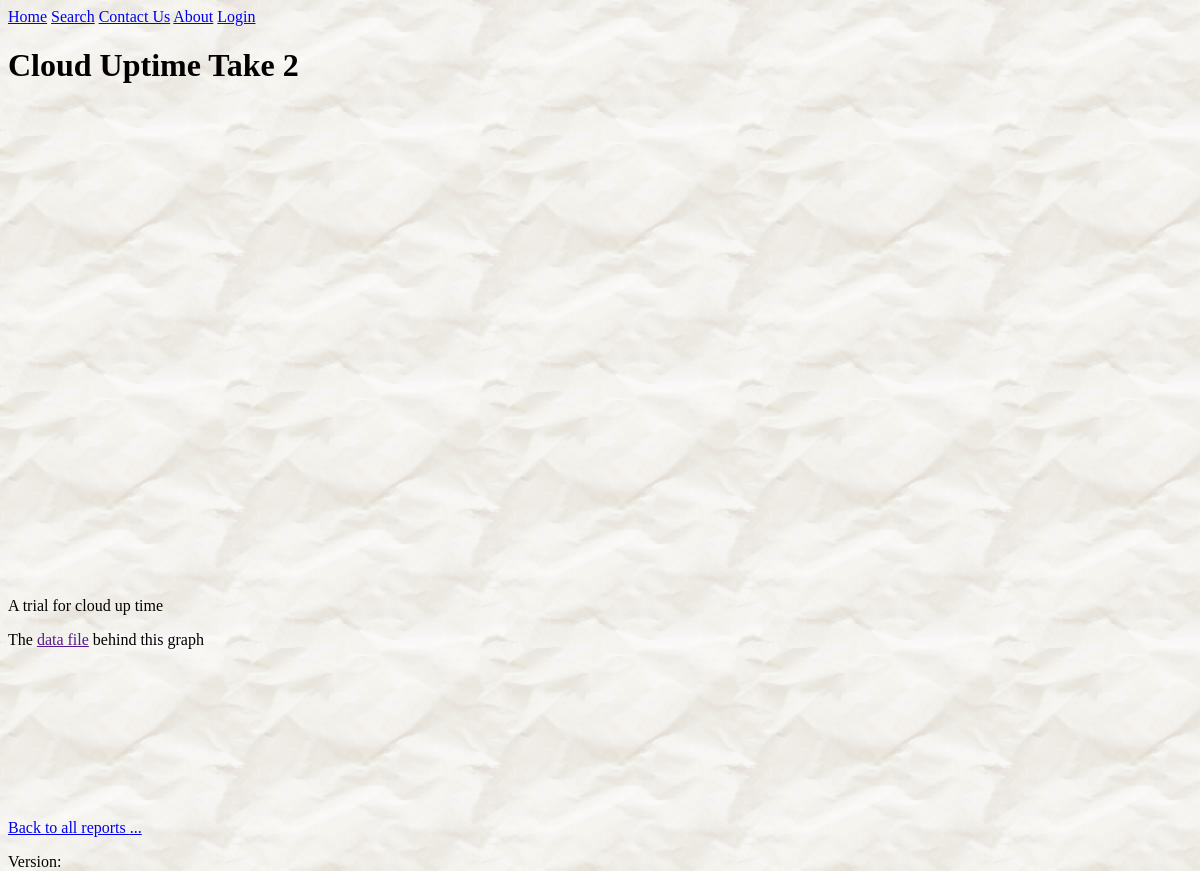
/reports/18/?set=, run on an earlier commit of the app's database.
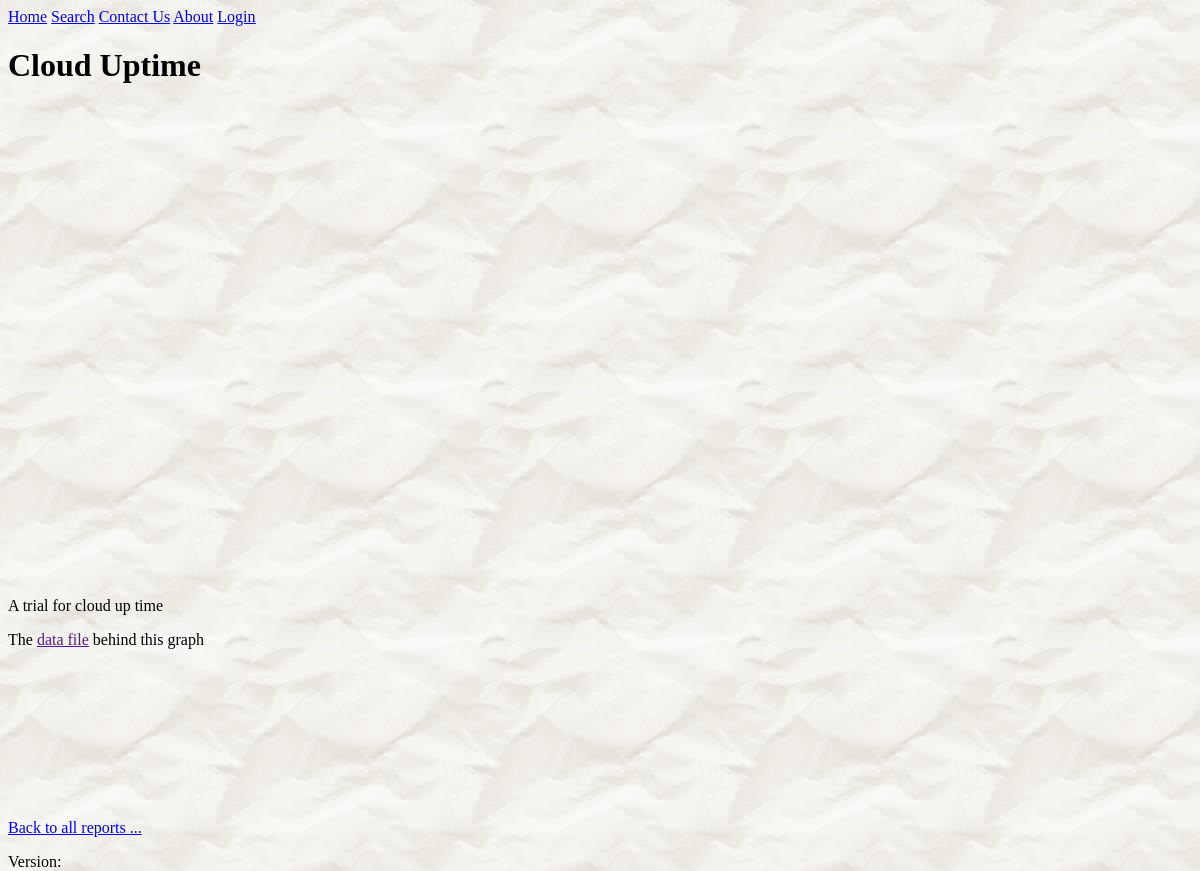
And on a later commit of the database.
### reports/models.py (models this page shows, shortened)
class Report(models.Model):
    report_title = models.CharField(max_length=100)
    pub_date = models.DateTimeField('date published')
    d3_file_name = models.CharField(max_length=100, default='.js')
    description = models.TextField(blank=True, null=True)
    def was_published_recently(self):
        """
        Return True if was published in the last day, False otherwise

        >>> import datetime
        >>> from django.utils import timezone
        >>> from reports.models import Report
        >>> future_report = Report(pub_date=timezone.now()+ datetime.timedelta(days=30), report_title="Futurama")
        >>> future_report.was_published_recently()
        False
        """
        now = timezone.now()
        return now - datetime.timedelta(days=1) <= self.pub_date <= now
    was_published_recently.admin_order_field = 'pub_date'
    was_published_recently.boolean = True
    was_published_recently.short_description = 'Published recently?'

### reports/views.py (the view)
# urls.py: url(r'^(?P<pk>[0-9]+)/$', views.DetailView.as_view(), name='detail'),
class DetailView(generic.DetailView):
    model = Report
    template_name = 'reports/details.html'
    def get_queryset(self):
        return Report.objects.filter(pub_date__lte=timezone.now())
    def get_context_data(self, **kwargs):
        result = super().get_context_data(**kwargs)
        result['debug'] = settings.DEBUG
        result['set'] = self.request.GET.get('set', '')
        return result

### reports/templates/reports/details.html (shortened to what this page needs)
{% extends 'base.html' %}
{% block header_lines %}
    {% load static %}
    <link rel="stylesheet" type="text/css" href="//cdnjs.cloudflare.com/ajax/libs/nvd3/1.8.3/nv.d3.css"/>
{% endblock %}
{% block h1 %}{{ report.report_title }}{% endblock %}
{% block content %}
    <div id="chart">
        <svg></svg>
    </div>
    <p>{{ report.description }}</p>
    {% if debug %}
        <p>The <a id="a_data" href="">data file</a> behind this graph</p>
    {% endif %}
    <div id="extra" style="width: 95%">
        <svg></svg>
    </div>
    <a href="/reports/?set={{ set }}">Back {% if not set %}to all reports {% endif %}...</a>
{% endblock %}

What changed in the data, as far as the page shows it:
changed Report "A trial for cloud up time": report_title "Cloud Uptime Take 2" → "Cloud Uptime"
